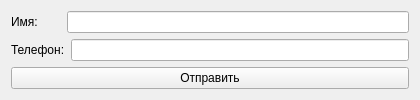
<?xml version="1.0" encoding="UTF-8"?>
<ui version="4.0">
 <class>Form</class>
 <widget class="QWidget" name="Form">
  <property name="geometry">
   <rect>
    <x>0</x>
    <y>0</y>
    <width>420</width>
    <height>100</height>
   </rect>
  </property>
  <property name="minimumSize">
   <size>
    <width>420</width>
    <height>100</height>
   </size>
  </property>
  <property name="maximumSize">
   <size>
    <width>500</width>
    <height>120</height>
   </size>
  </property>
  <property name="windowTitle">
   <string>Карточка клиента</string>
  </property>
  <layout class="QVBoxLayout" name="verticalLayout">
   <item>
    <layout class="QHBoxLayout" name="horizontalLayout">
     <item>
      <widget class="QLabel" name="label">
       <property name="minimumSize">
        <size>
         <width>50</width>
         <height>0</height>
        </size>
       </property>
       <property name="text">
        <string>Имя:</string>
       </property>
      </widget>
     </item>
     <item>
      <widget class="QLineEdit" name="lineEditName"/>
     </item>
    </layout>
   </item>
   <item>
    <layout class="QHBoxLayout" name="horizontalLayout_2">
     <item>
      <widget class="QLabel" name="label_2">
       <property name="minimumSize">
        <size>
         <width>50</width>
         <height>0</height>
        </size>
       </property>
       <property name="text">
        <string>Телефон:</string>
       </property>
      </widget>
     </item>
     <item>
      <widget class="QLineEdit" name="lineEditPhone"/>
     </item>
    </layout>
   </item>
   <item>
    <widget class="QPushButton" name="pushButtonSend">
     <property name="text">
      <string>Отправить</string>
     </property>
    </widget>
   </item>
  </layout>
 </widget>
 <resources/>
 <connections/>
</ui>
